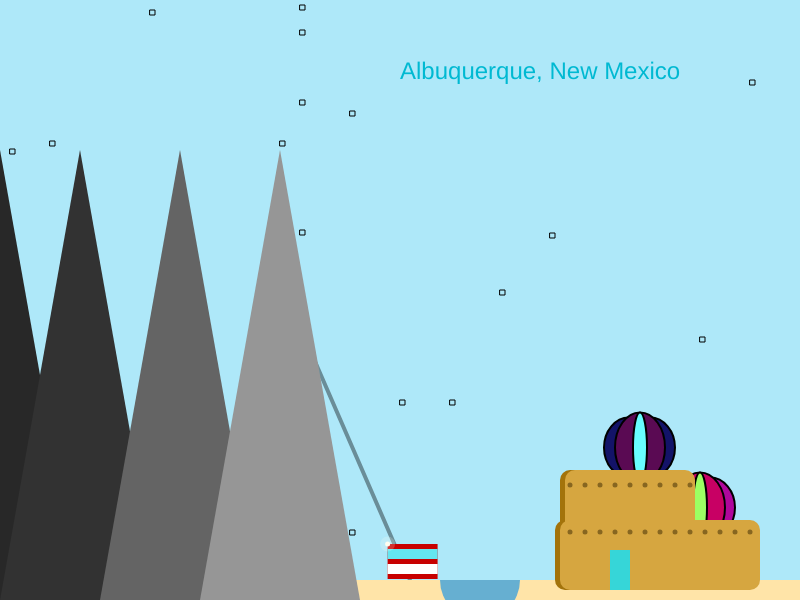
Frame 1 (no input)
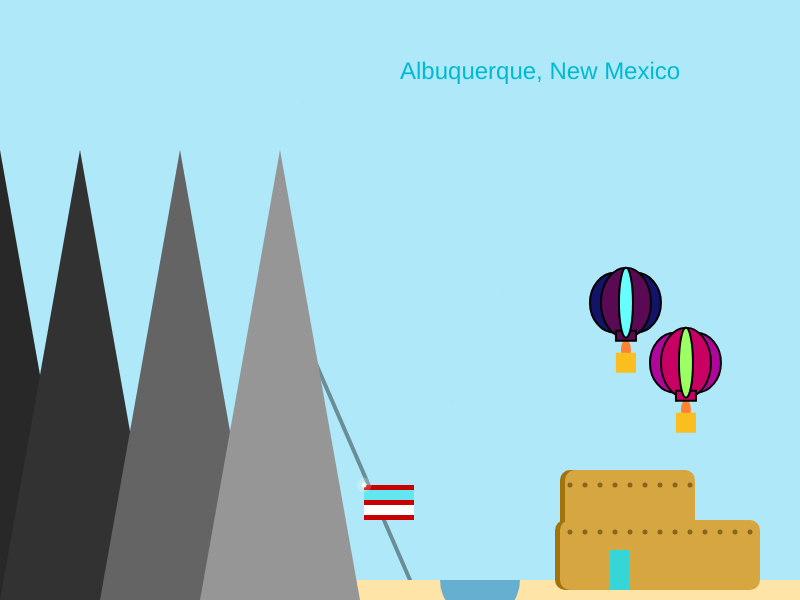
Frame 60 (no input)
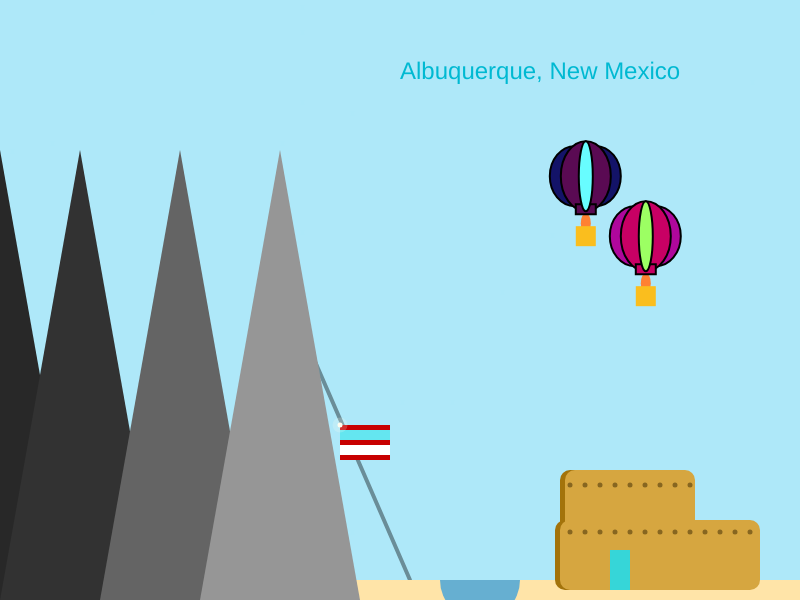
Frame 120 (the mouse pressed at the canvas centre since frame 60)

The p5.js sketch that drew these frames (run headless with seeded random() and noise() and a simulated clock; from frame 60 on, the mouse is pressed at the canvas centre):

// p5.js sketch
// ── sketch.js
//Julie Stuart
//last edited February 10th, 2017
//this program shows Albuquerue, NM which has a mountainous desert terrain with a pueblo, tram, and hot air balloons over 
//the course of a 24 hour period. The background changes from day to night showing stars in the background. In this program, I 
//experimented with text, frameRate, modulo, altering colors inversely, rotation of balloons, and for loop used for adobe knobs
colorChange = 0 //how much the colors are added to/subtracted from over the course of the day
shapeX = 0 //balloon X
shapeY = 0 //balloon Y

jumpValueX =  0 //balloon X location
jumpValueY = 0 //balloon Y location
jumpDirX = .4  // ballon X direction and speed
jumpDirY = 1//speed and direction of balloons for Y

cloudValueX = 0 //cloud x movement
cloudValueY = 0 //cloud y movement
jumpDirCloudX = 1 //cloud direction X
jumpDirCloudY = 0 //cloud direction Y 


function setup() {
  createCanvas(800,600);
  background (174, 232, 249); // light blue
  }

function draw() {
  
  currentTime= abqTime()
  balloonX = 200 * cos((-currentTime*2*PI)/1000) //circular equation for balloon movement for X
  balloonY = 400 * sin((-currentTime*2*PI)/1000) //circular equation for ballon movement for Y
 
  if (currentTime > 800){ //if frame rate is greater than 800, make the balloons stop moving 
    balloonX = -400 //balloonX moves off the screen
    balloonY = 0 //balloonY movement
  }
  
  background (174 - colorChange, 232 - colorChange, 249 - colorChange); //background will be changed by variable colorChange
  if (currentTime < 1000 || currentTime > 1400){ //if frame count is less than 1000 and greater than 1400, make the tram move
    jumpValueX =  jumpValueX - jumpDirX;  //tram X movement
    jumpValueY = jumpValueY - jumpDirY; //tram Y movement
  }
  if (currentTime > 800){ //if frame rate is greater than 800, make the cloud move across the sky one time
    cloudValueX =  cloudValueX -  - jumpDirCloudX ; //cloud will move to the right straight across the picture

  }
  //makes the tram  move up
  if (jumpValueX < -100 || jumpValueX > 0) { //if the tram moves above 0 or below -100, change direction of the tram
    jumpDirX = - jumpDirX; //change the X direction
    jumpDirY = - jumpDirY; //change the Y direction
  }

  if (currentTime > 600 && currentTime < 1000){ //if frame count is greater than 600 and less than 1000, make the colorChange 
  //variable equal to current value plus .5 to make the color lighter
    colorChange =  colorChange + .5
  }
  if (currentTime > 1300){//if frame count is greater than 1300 make the colorChange 
  //variable equal to current value minus .5 to make the color darker
    colorChange = colorChange - .5
  }
  if (colorChange < 0){ //resets color change value when currentTime is back at zero
     colorChange =  0
  }
  
  // calls background stars with parameters for location
  stars(300,230);
  stars(280, 141);
  stars (10,333);
  stars(400, 400);
  stars(300,100);
  stars(700, 337);
  stars(300,30);
  stars(80, 255);
  stars (100,400);
  stars(300, 490);
  stars(500,290);
  stars(300,5);
  stars(280, 435);
  stars (150,10);
  stars(450, 400);
  stars(350,111);
  stars(750, 80);
  stars(350,530);
  stars(10, 149);
  stars (150,420);
  stars(50, 141);
  stars(550,233);
  
  // call balloon functions
  balloon(490 + balloonX, 560 + balloonY,200,0,100, 175, 7, 156, 255, 99, 166);
  balloon(430 + balloonX, 500 + balloonY, 90,10, 83, 19, 19, 104, 253, 255, 140);

  //tram line, 
  stroke(0,100); // gray
  strokeWeight(4); // thick line
  line(410,580,290,304); // tram line coordinates
  noStroke(); //stop outlines
  
  //land
  fill(255 - colorChange, 228 - colorChange, 168 - colorChange); //light orange
  rect(350, 580, 460, 23); //land 
 
 //mountains
  fill(40 - colorChange); // dark gray
  triangle(80, 600, 0, 600, 0, 150); // 1st mountain
  fill(50 - colorChange); // gray
  triangle(0,600, 160, 600, 80, 150); // 2nd mountain
  fill(100 - colorChange); // light gray
  triangle(100,600, 260, 600, 180, 150, 300); // 3rd mountain
  fill(150 - colorChange); // lightest gray
  triangle(200, 600, 360, 600, 280, 150); // 4th mountain
  
  //pueblo
  fill(163, 115, 11); // brown
  rect(555,520, 200, 70, 10); // outline of pueblo top
  rect(560, 470, 130, 70, 10); // outline of pueblo bottom
  fill(214, 166, 64); // yellow
  rect(560,520, 200, 70, 10); // pueblo top
  rect(565, 470, 130, 70, 10); //pueblo bottom
  fill(54, 214, 216); // turquoise
  rect(610,550, 20,40); // door
  
  //adobe knobs top
  for (i = 570; i < 695; i += 15){ //for loop for adobe knobs top, repeats a knob for every 15 x coordinates
    adobeKnobs(i, 485)
  }
  //adobe knobs bottom
  for ( i = 570; i < 760; i +=15){ //for loop for adobe knobs bottom
    adobeKnobs(i, 532)
  }

  // calls clouds
  cloud(-100 + cloudValueX,50 + cloudValueY); 
  cloud(-150 + cloudValueX,70 + cloudValueY);
  
  // calls tram
  tram(388 + jumpValueX, 545 + jumpValueY);
  
  // Albuquerque text
  fill(0,185,210); // makes text white
  textSize(24);//makes text size 24
  text("Albuquerque, New Mexico", 400, 60, 300, 300); // prints text in parenthesis at designated coordinates with text box

  fill(102, 175, 209); // blue
  arc(480, 580, 80, 80, 0, PI, OPEN); //arc for river
  }


function abqTime(){
  return frameCount % 1800 // modulo loops frameCount at 1800 by returning remainder after dividing by 1800
  }

//adobe knobs
function adobeKnobs(knobX, knobY){ //knobs x and y
  fill(135, 102, 32) // brown
  ellipse(knobX, knobY, 5,5); // knobs location defined in parameter and size
  }
/// stars
function stars (starsX,starsY){ //x and y
  fill(174 + .5 * colorChange, 232 + .5 * colorChange, 249 + .5 * colorChange, 250); // stars get lighter as sky gets darker and reverse
  rect(starsX,starsY,5,5); //location and size of stars
  }  


function tram (a,b){ //tram location
  fill(200 - colorChange,0,0); // red
  rect(a,b, 50, 35); // tram rectangle
  fill(255 - colorChange); //white
  rect(a, b +20, 50, 10);// tram white rectangle
  fill(100 - colorChange,230-colorChange,240-colorChange);//aqua
  rect(a, b +5, 50, 10); // aqua tram rectangle
  fill(255, 253, 239 - colorChange);//yellow light
  ellipse(a,b, 5,5); //yellow light circle
  fill(255, 253, 239, 50); //transparent light
  ellipse(a,b,15, 15); //transparent light circle
}
//clouds
function cloud(c,d){ //cloud x and y coordinates
  fill(255 - colorChange); //white - gray
  rect(c,d,100,40,200); //cloud shape
}

//balloons
function balloon(shapeX,shapeY,color1,color2,color3, color4, color5, color6, color7, color8, color9){ //ballon x,y, and all colors
  fill(255, 129, 50); // orange
  ellipse(shapeX + 10,shapeY - 3,10,20) //orange fire for balloon
  stroke(0); //outline
  strokeWeight(2); //thicker outline
  fill(color4, color5, color6); // first ballon colors
  ellipse(shapeX-1, shapeY + -50, 50,60) //left outer balloon area
  ellipse(shapeX+20, shapeY + -50, 50,60) //right outer balloon area
  fill(color1, color2, color3); // colors for second balloon
  ellipse(shapeX + 10, shapeY + -50, 50, 70)
  rect(shapeX,shapeY - 22, 20,10); //inner ballon
  fill(color6, color7, color8); //lime green center
  ellipse(shapeX + 10, shapeY -50, 14,70); //lime green ellipse
  noStroke(); //no outline
  fill(250, 190, 30); //orange
  rect(shapeX, shapeY, 20, 20); // orange baskets
}
